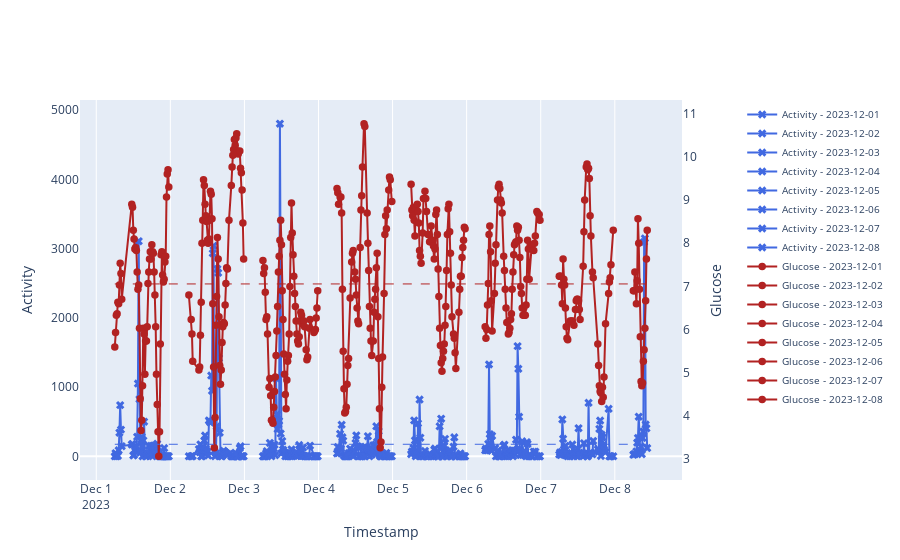

The code cell stored with this chart in its notebook:
### Code cell
fig = go.Figure()

for day, group in actgluco.groupby(actgluco.Timestamp.dt.date):
    fig.add_trace(go.Scatter(x=group.Timestamp, y=group['Activity'], mode='lines+markers', name=f'Activity - {day}',
                             yaxis='y1', marker=dict(symbol='x', size=7.5), line=dict(color='royalblue')))

for day, group in actgluco.groupby(actgluco.Timestamp.dt.date):
    fig.add_trace(go.Scatter(x=group.Timestamp, y=group['Glucose'], mode='lines+markers', name=f'Glucose - {day}',
                             yaxis='y2', marker=dict(symbol='circle', size=7.5), line=dict(color='firebrick')))

fig.add_shape(type="line", x0=min(actgluco.Timestamp), y0=actgluco['Activity'].mean(), x1=max(actgluco.Timestamp), y1=actgluco['Activity'].mean(),
              line=dict(color="royalblue", width=1, dash='dash'), yref='y1')
fig.add_shape(type="line", x0=min(actgluco.Timestamp), y0=actgluco['Glucose'].mean(), x1=max(actgluco.Timestamp), y1=actgluco['Glucose'].mean(),
              line=dict(color="firebrick", width=1, dash='dash'), yref='y2')

fig.update_layout(
    yaxis=dict(title='Activity', side='left', showgrid=False),
    yaxis2=dict(title='Glucose', overlaying='y', side='right', showgrid=False),
    legend=dict(x=1.1, y=1, font=dict(size=10))
)

fig.update_xaxes(title='Timestamp')
fig.show()
